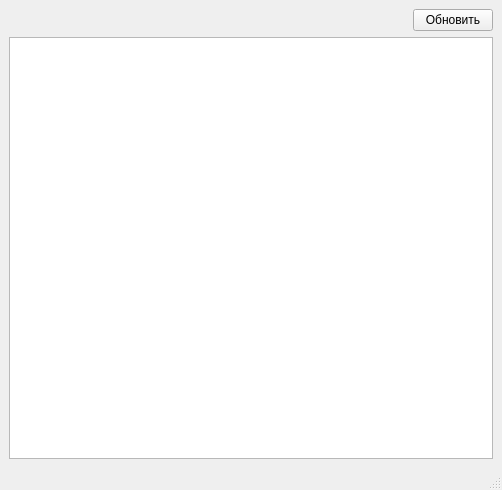
<?xml version="1.0" encoding="UTF-8"?>
<ui version="4.0">
 <class>MainWindow</class>
 <widget class="QMainWindow" name="MainWindow">
  <property name="geometry">
   <rect>
    <x>0</x>
    <y>0</y>
    <width>502</width>
    <height>490</height>
   </rect>
  </property>
  <property name="windowTitle">
   <string>Espresso</string>
  </property>
  <widget class="QWidget" name="centralwidget">
   <layout class="QGridLayout" name="gridLayout">
    <item row="0" column="1">
     <widget class="QPushButton" name="pushButton">
      <property name="text">
       <string>Обновить</string>
      </property>
     </widget>
    </item>
    <item row="0" column="0">
     <spacer name="horizontalSpacer">
      <property name="orientation">
       <enum>Qt::Horizontal</enum>
      </property>
      <property name="sizeHint" stdset="0">
       <size>
        <width>40</width>
        <height>20</height>
       </size>
      </property>
     </spacer>
    </item>
    <item row="1" column="0" colspan="2">
     <widget class="QTableWidget" name="tableWidget"/>
    </item>
   </layout>
  </widget>
  <widget class="QStatusBar" name="statusbar"/>
 </widget>
 <resources/>
 <connections/>
</ui>
